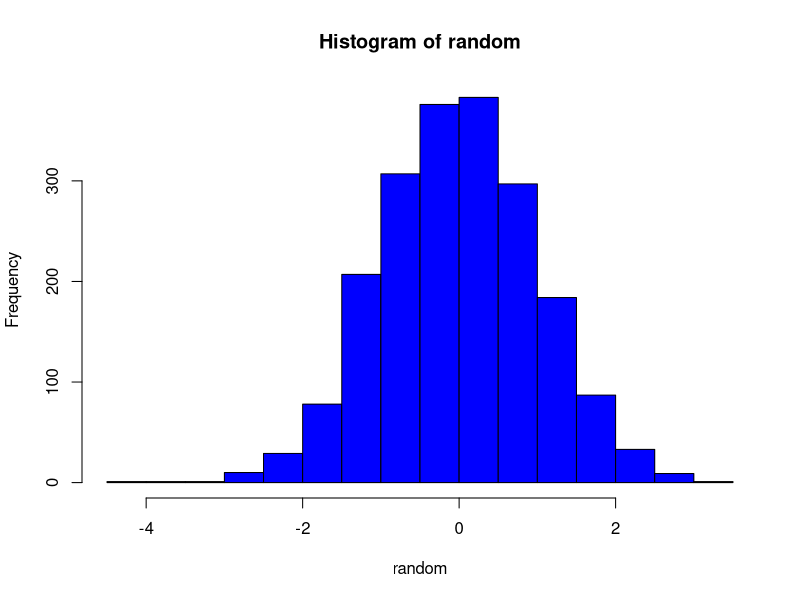

Write R code to recreate this figure.
#caracteristicas de lla normal en R

#para genelar numeros aleatorios con una distribución normal estandar 

random = rnorm(2004)
hist(random, col = "blue")
#calcular probabilidad
pnorm(random, lower.tail =T ) # T es igual a mano izquierda y F mano derecha 
#quantiles( valores criticos )
qnorm(random, lower.tail = )

#probabilidad en normal estandar 
j= pnorm(1,lower.tail = F)
qnorm(j, lower.tail = F)
j
### Ic para la media valor 

barx=2.6
sigma=0.3
n=36
vc=qnorm(0.025                                                                                                                                                                                                                                                                                                                                          , lower.tail=F)
vc
Li=barx-vc*sigma/sqrt(n)
Ls= barx+vc*sigma/sqrt(n)

IC=cbind(Li,Ls)
IC

e_e=vc*sigma/sqrt(n)
e_e

